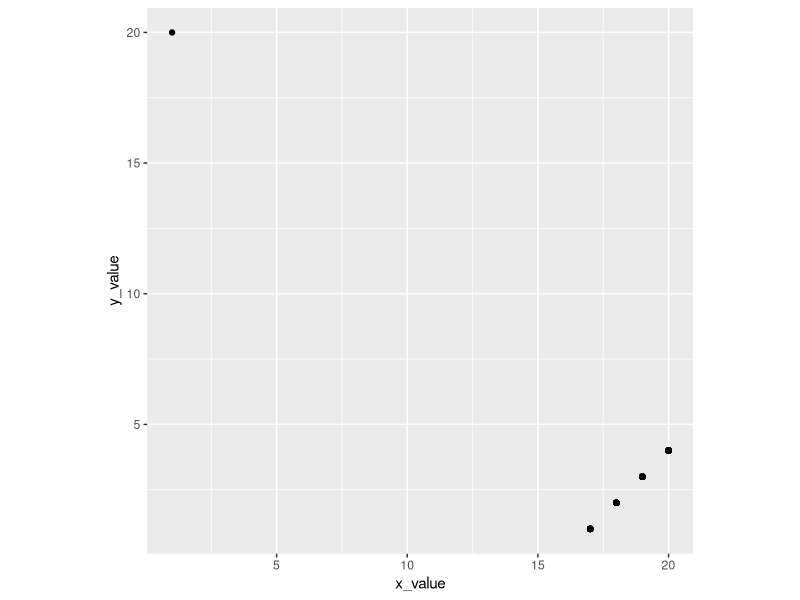

Write R code to recreate this figure.
## ---- chunk 1
#| echo: false
#| warning: false
#| message: false
#| 
x_value <- c(rep(17, 25), rep(18, 25), rep(19, 25), rep(20, 25), 1)
y_value <- c(rep(1, 25), rep(2, 25), rep(3, 25), rep(4, 25), 20)

#cor(x_value, y_value)
library(ggplot2)
ggplot(data.frame(x_value, y_value)) + 
  geom_point(aes(x = x_value, y = y_value)) +
  theme(aspect.ratio = 1)
